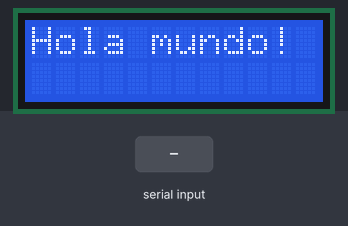
A sketch run on a simulated Arduino Uno, built with avr-gcc and run on an emulated ATmega328P. On the bench: 12×2 character LCD. Inputs (shaded band) come from the test bench. Random numbers use the default seed unless the sketch sets one; what the sketch prints to the serial monitor is not drawn.

Above: at 1.2 s.
1.3 s: "1\n" received over Serial
At 1.9 s:
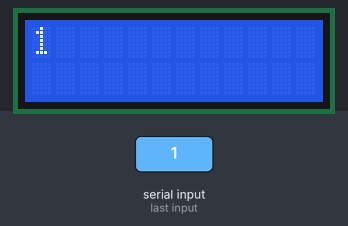
2.8 s: "0\n" received over Serial
At 4.0 s:
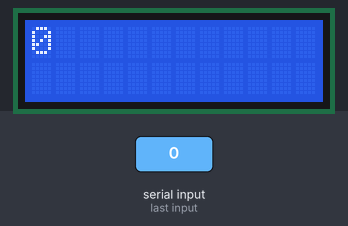
4.3 s: "2\n" received over Serial
At 5.4 s:
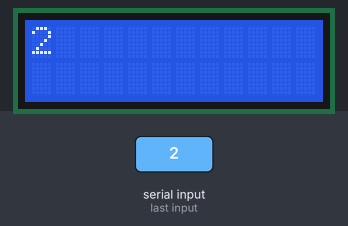
Timing chart, 0 to 7.3 s (numbered marks = the images above; inputs shaded):
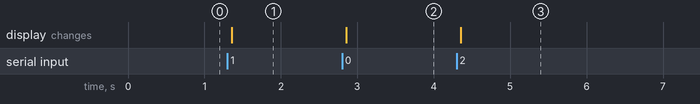

The sketch:

Enviar_y_recibir.ino
```cpp
/*
 * Este sencillo programa envía cada 1 segundo un mensaje por el serial y, lo que reciba por el serial lo muestra en un Display LCD I2C.
 *
 * En el monitor serie web simplemente seleccione la velocidad, que en este caso colocamo en 115200 abra el puerto y verá los datos recibidos cada segundo.
 * Lo que escriba y envíe lo verá en el display.
 */

#include <LiquidCrystal_I2C.h>
LiquidCrystal_I2C lcd(0x27, 12, 2);

unsigned long previousMillis = 0;

void setup() {
  Serial.begin(115200);

  //LCD:
  //lcd.begin();        //Versiones antiguas de la librería requerían .begin() en lugar de .init()
  lcd.init();
  lcd.backlight();
  lcd.clear();
  lcd.print("Hola mundo!");
}

void loop() {
  if(Serial.available()) {
    delay(50);                                      //Es necesario esperar un momento sino "se come" el primer caracter recibido.
    String inputString = "";
    while(Serial.available()) {
      char c = Serial.read();
      if(c != '\r' and c != '\n')                   //Vamos concatenando las letras recibidas excepto el caracter de retorno de carro y nueva línea.
        inputString += c;
    }

    lcd.clear();
    lcd.print(inputString);
  }

  if(millis() - previousMillis > 1000) {
    previousMillis = millis();
    Serial.println("{\"millis\":"+String(millis()/1000)+",\"random\":"+String(random(1,100))+"}");        //En lugar de utilizar la librería JSON para generar el JSON lo armamos manualmente.
  }
}
```

Measured:
- after the input at 1.3 s, the display: changes after 0.05 s (image 1)
- after the input at 2.8 s, the display: changes after 0.05 s (image 2)
- after the input at 4.3 s, the display: changes after 0.05 s (image 3)
